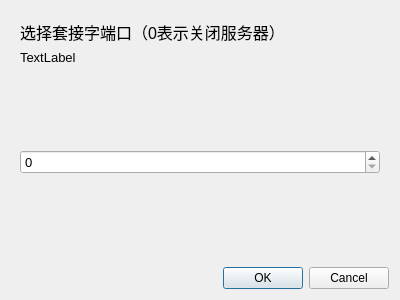
<?xml version="1.0" encoding="UTF-8"?>
<ui version="4.0">
 <class>AskServerPort</class>
 <widget class="QDialog" name="AskServerPort">
  <property name="geometry">
   <rect>
    <x>0</x>
    <y>0</y>
    <width>400</width>
    <height>300</height>
   </rect>
  </property>
  <property name="windowTitle">
   <string>Dialog</string>
  </property>
  <layout class="QVBoxLayout" name="verticalLayout">
   <item>
    <widget class="QWidget" name="widget" native="true">
     <property name="font">
      <font>
       <pointsize>11</pointsize>
      </font>
     </property>
     <layout class="QGridLayout" name="gridLayout">
      <item row="4" column="0">
       <widget class="QSpinBox" name="spinBox">
        <property name="sizePolicy">
         <sizepolicy hsizetype="Minimum" vsizetype="Preferred">
          <horstretch>0</horstretch>
          <verstretch>0</verstretch>
         </sizepolicy>
        </property>
        <property name="font">
         <font>
          <pointsize>10</pointsize>
         </font>
        </property>
        <property name="maximum">
         <number>65535</number>
        </property>
       </widget>
      </item>
      <item row="5" column="0">
       <spacer name="verticalSpacer_2">
        <property name="orientation">
         <enum>Qt::Vertical</enum>
        </property>
        <property name="sizeHint" stdset="0">
         <size>
          <width>20</width>
          <height>40</height>
         </size>
        </property>
       </spacer>
      </item>
      <item row="3" column="0">
       <spacer name="verticalSpacer">
        <property name="orientation">
         <enum>Qt::Vertical</enum>
        </property>
        <property name="sizeHint" stdset="0">
         <size>
          <width>20</width>
          <height>40</height>
         </size>
        </property>
       </spacer>
      </item>
      <item row="1" column="0">
       <widget class="QLabel" name="label">
        <property name="font">
         <font>
          <pointsize>12</pointsize>
         </font>
        </property>
        <property name="text">
         <string>选择套接字端口（0表示关闭服务器）</string>
        </property>
       </widget>
      </item>
      <item row="2" column="0">
       <widget class="QLabel" name="messsage_box">
        <property name="font">
         <font>
          <pointsize>10</pointsize>
         </font>
        </property>
        <property name="text">
         <string>TextLabel</string>
        </property>
       </widget>
      </item>
     </layout>
    </widget>
   </item>
   <item>
    <widget class="QDialogButtonBox" name="buttonBox">
     <property name="orientation">
      <enum>Qt::Horizontal</enum>
     </property>
     <property name="standardButtons">
      <set>QDialogButtonBox::Cancel|QDialogButtonBox::Ok</set>
     </property>
    </widget>
   </item>
  </layout>
 </widget>
 <resources/>
 <connections>
  <connection>
   <sender>buttonBox</sender>
   <signal>accepted()</signal>
   <receiver>AskServerPort</receiver>
   <slot>accept()</slot>
   <hints>
    <hint type="sourcelabel">
     <x>248</x>
     <y>254</y>
    </hint>
    <hint type="destinationlabel">
     <x>157</x>
     <y>274</y>
    </hint>
   </hints>
  </connection>
  <connection>
   <sender>buttonBox</sender>
   <signal>rejected()</signal>
   <receiver>AskServerPort</receiver>
   <slot>reject()</slot>
   <hints>
    <hint type="sourcelabel">
     <x>316</x>
     <y>260</y>
    </hint>
    <hint type="destinationlabel">
     <x>286</x>
     <y>274</y>
    </hint>
   </hints>
  </connection>
 </connections>
</ui>
